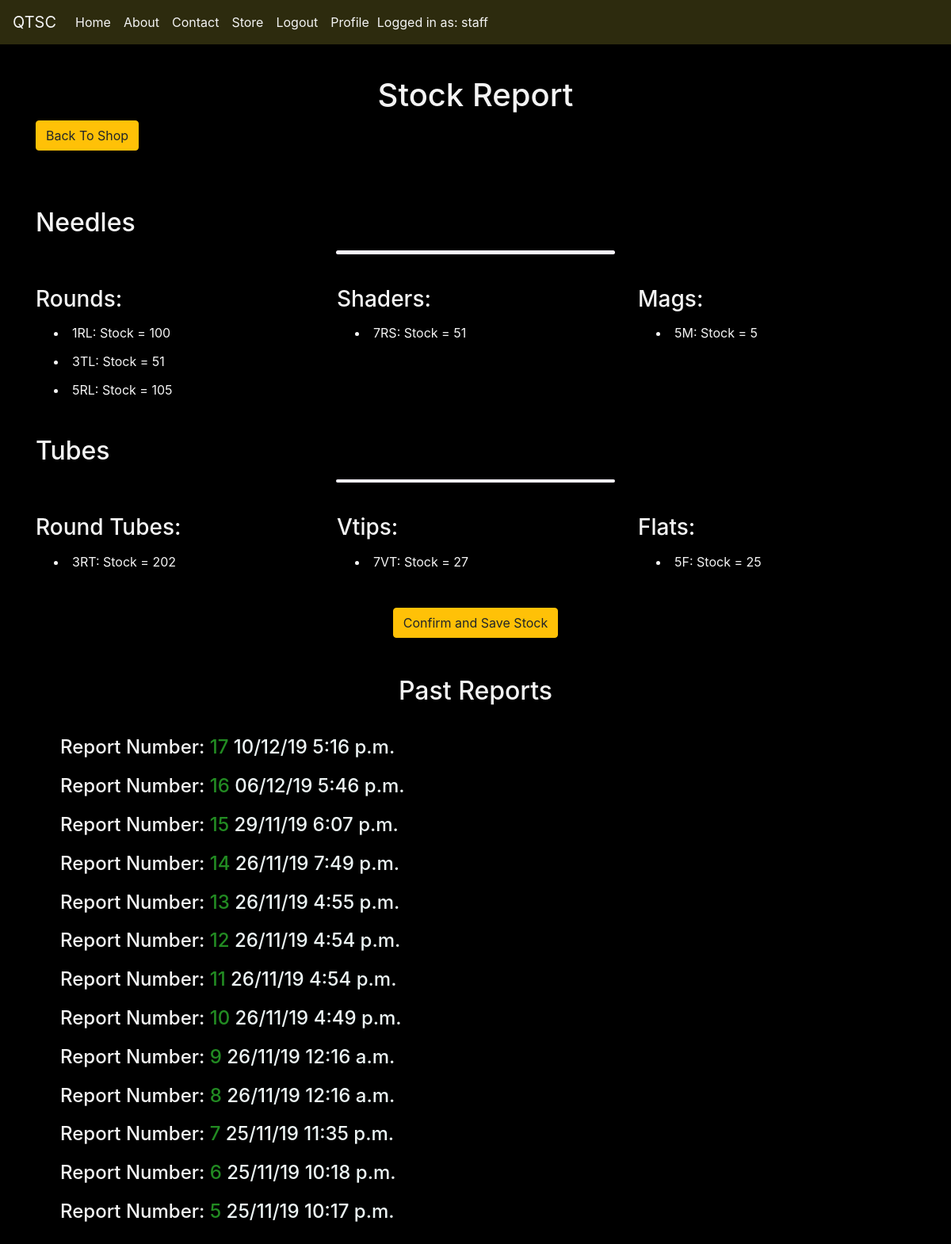
/shop/get_all_stock/ (signed in), run on the app's committed database.
### shop/models.py (models this page shows, shortened)
class Round(models.Model):
    name = models.CharField(max_length=50)
    size = models.IntegerField()
    liner = models.CharField(max_length=32, choices=liner_choices, default=RL)
    ton = models.CharField(max_length=20, choices=NT_CHOICES, default=Needles)
    stock = models.IntegerField()

class Shader(models.Model):
    name = models.CharField(max_length=50)
    size = models.IntegerField()
    liner = models.CharField(max_length=32, default="Round Shader")
    ton = models.CharField(max_length=20, choices=NT_CHOICES, default=Needles)
    stock = models.IntegerField()

class RoundTube(models.Model):
    name = models.CharField(max_length=50)
    size = models.IntegerField()
    liner = models.CharField(max_length=32, default="Round Tube")
    ton = models.CharField(max_length=20, choices=NT_CHOICES, default=Tubes)
    stock = models.IntegerField()

class Vtip(models.Model):
    name = models.CharField(max_length=50)
    size = models.IntegerField()
    liner = models.CharField(max_length=32, default="V Tube")
    ton = models.CharField(max_length=20, choices=NT_CHOICES, default=Tubes)
    stock = models.IntegerField()

class StockReport(models.Model):
    date = models.DateTimeField(auto_now=True)

### shop/views.py (the view)
# urls.py: path("get_all_stock/", get_all_stock, name="get_all_stock"),
@login_required()
def get_all_stock(request):
    if request.user.profile.staff_access:
        rounds = Round.objects.values("name", "stock").order_by("name")
        shaders = Shader.objects.values("name", "stock").order_by("name")
        mags = Mag.objects.values("name", "stock").order_by("name")
        tubes = RoundTube.objects.values("name", "stock").order_by("name")
        vtips = Vtip.objects.values("name", "stock").order_by("name")
        flats = Flat.objects.values("name", "stock").order_by("name")
        reports = StockReport.objects.order_by("-date")
        return render(
            request,
            "stock.html",
            {
                "rounds": rounds,
                "shaders": shaders,
                "mags": mags,
                "tubes": tubes,
                "vtips": vtips,
                "flats": flats,
                "reports": reports,
            },
        )
    else:
        messages.error(
            request, "You Don't Have The Required Permissions", extra_tags="alert"
        )
        return redirect("index")

### shop/templates/stock.html
{% extends 'base.html' %} {% load static %} {% block page_title %} QTSC - Stock {% endblock %} {% block content %}
<h1 class="text-center">Stock Report</h1>
<a href="{% url 'shop' %}" role="button" class="btn btn-warning" id="back" aria-disabled="false">Back To Shop</a>
<br>
<br>
<br>
<br>
<h2>Needles</h2>
<hr class="bar-thin">
<br>
<div class="row">
    <div class="col-4">
        <h3>Rounds:</h3>
        <ul>
            {% for r in rounds %}
            <li class="list-padding">
                {{ r.name }}: Stock = {{ r.stock }}
            </li>
            {% endfor %}
        </ul>
    </div>
    <br>
    <br>
    <div class="col-4">
        <h3>Shaders:</h3>
        <ul>
            {% for s in shaders %}
            <li class="list-padding">
                {{ s.name }}: Stock = {{ s.stock }}
            </li>
            {% endfor %}
        </ul>
    </div>
    <br>
    <br>
    <div class="col-4">
        <h3>Mags:</h3>
        <ul>
            {% for m in mags %}
            <li class="list-padding">
                {{ m.name }}: Stock = {{ m.stock }}
            </li>
            {% endfor %}
        </ul>
    </div>
</div>
<br>
<h2>Tubes</h2>
<hr class="bar-thin">
<br>
<div class="row">
    <div class="col-4">
        <h3>Round Tubes:</h3>
        <ul>
            {% for t in tubes %}
            <li class="list-padding">
                {{ t.name }}: Stock = {{ t.stock }}
            </li>
            {% endfor %}
        </ul>
    </div>
    <br>
    <br>
    <div class="col-4">
        <h3>Vtips:</h3>
        <ul>
            {% for v in vtips %}
            <li class="list-padding">
                {{ v.name }}: Stock = {{ v.stock }}
            </li>
            {% endfor %}
        </ul>
    </div>
    <br>
    <br>
    <div class="col-4">
        <h3>Flats:</h3>
        <ul>
            {% for f in flats %}
            <li class="list-padding">
                {{ f.name }}: Stock = {{ f.stock }}
            </li>
            {% endfor %}
        </ul>
    </div>
</div>
<br>
<div class="text-center">
    <a href="{% url 'save_stock_report' %}" role="button" class="btn btn-warning" id="all-stock"
        aria-disabled="false">Confirm and Save Stock</a>
</div>
<br>
<br>
<h2 class="text-center">Past Reports</h2>
<br>
<div class="row">
    <ul class="report-list">
        {% for r in reports %}
        <li class="list-padding">
            <h4>Report Number: <a href="{% url 'check_report' r.id %}">{{ r.id }} <span class="report-datetime"> {{ r.date|date:"d/m/y" }} {{ r.date|time }} </span></a></h4>
        </li>
        {% endfor %}
    </ul>
</div>
{% endblock %}

### templates/base.html (shortened to what this page needs)
{% load staticfiles %}
<!DOCTYPE html>
<html lang="en">
<head>
    <link rel="stylesheet" href="https://stackpath.bootstrapcdn.com/bootstrap/4.3.1/css/bootstrap.min.css">
    <link rel="stylesheet" href="{% static 'css/styles.css' %}?v=2.40" type="text/css" />
</head>
<body>
    <nav class="navbar navbar-expand-lg nav-bg fixed-top">
        <a class="navbar-brand" href="{% url 'index' %}">QTSC</a>
        <div class="collapse navbar-collapse" id="navbarNav">
            <ul class="navbar-nav">
                <li class="nav-item">
                    <a class="nav-link" href="{% url 'index' %}">Home</a>
                </li>
                <li class="nav-item">
                    <a class="nav-link" href="#">About</a>
                </li>
                <li class="nav-item">
                    <a class="nav-link" href="#">Contact</a>
                </li>
                {% if user.profile.staff_access %}
                <li class="nav-item">
                    <a class="nav-link" href="{% url 'shop' %}">Store</a>
                </li>
                {% endif %} {% if user.is_authenticated %}
                <li class="nav-item">
                    <a class="nav-link" href="{% url 'logout' %}">Logout</a>
                </li>
                <li class="nav-item">
                    <a class="nav-link" href="{% url 'profile' %}">Profile</a>
                </li>
                <li class="nav-item logged-in">Logged in as: <span class="capitalize">{{user}}</span></li>
                {% endif %}
            </ul>
        </div>
    </nav>
    <div class="bg">
        <br>
        <br>
        <br>
        <br>
        <div class="container">
             {% block content %} {% endblock %}
        </div>
    </div>
</body>

### static/css/styles.css (style rules this page uses)
.bg { background-color: black; color: #f4f4f4; height: 100%; }
.nav-bg { background-color: #2d2b0e; }
.nav-bg a { color: #f4f4f4; }
.logged-in { color: #f4f4f4; margin: 8px 2px; }
.list-padding { padding: 6px; }
.report-list { list-style-type: none; }
.report-links a, .report-list a { color: forestgreen; transition: all 0.35s ease-in-out; -moz-transition: all 0.35s ease-in-out; -webkit-transition: all 0.35s ease-in-out; -o-transition: all 0.35s ease-in-out; }
.report-datetime { color: #ecf4f4; }
.bar-thin { background-color: #faf5ff; height: 2.5px; width: 350px; border-radius: 7px 7px 7px 7px; border: 1px; padding: 1px; }

### data on the page
Round: name "1RL", stock "100"
Round: name "3TL", stock "51"
Round: name "5RL", stock "105"
Shader: name "7RS", stock "51"
RoundTube: name "3RT", stock "202"
Vtip: name "7VT", stock "27"
StockReport: id "17", date "10/12/19", date "5:16 p.m."
StockReport: id "16", date "06/12/19", date "5:46 p.m."
StockReport: id "15", date "29/11/19", date "6:07 p.m."
StockReport: id "14", date "26/11/19", date "7:49 p.m."
StockReport: id "13", date "26/11/19", date "4:55 p.m."
StockReport: id "12", date "26/11/19", date "4:54 p.m."
StockReport: id "11", date "26/11/19", date "4:54 p.m."
StockReport: id "10", date "26/11/19", date "4:49 p.m."
StockReport: id "9", date "26/11/19", date "12:16 a.m."
StockReport: id "8", date "26/11/19", date "12:16 a.m."
StockReport: id "7", date "25/11/19", date "11:35 p.m."
StockReport: id "6", date "25/11/19", date "10:18 p.m."
StockReport: id "5", date "25/11/19", date "10:17 p.m."

### other printed values
{{ user }} "staff"
{{ m.name }} "5M"
{{ m.stock }} "5"
{{ f.name }} "5F"
{{ f.stock }} "25"
